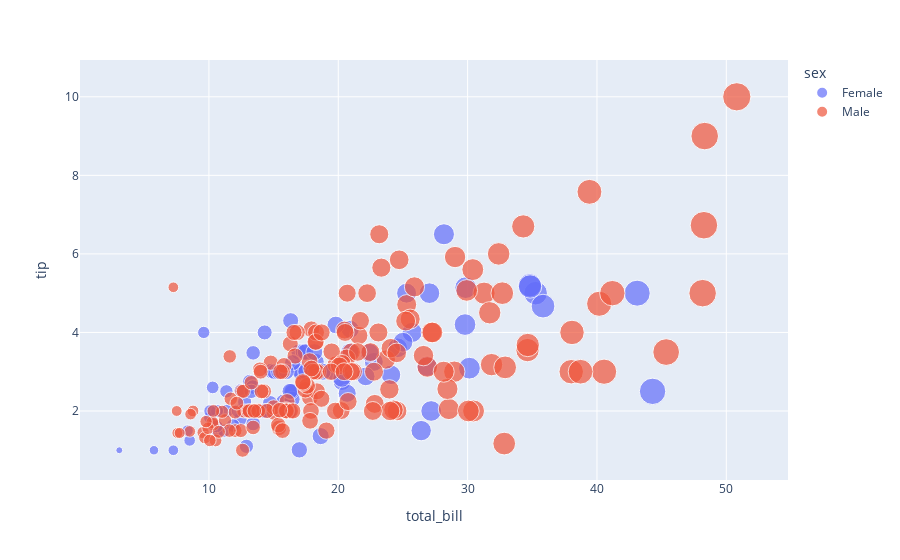

The notebook cell saved with this chart:
### Code cell
# Including another variable
px.scatter(df, x='total_bill', y='tip', size='total_bill', color='sex')

### Figure 1 — Plotly figure (JSON) as saved in the notebook; plotly's stock layout.template omitted (floating-point values rounded to 4 significant figures; data arrays with more than 128 entries replaced by an {"elided": "..."} marker saying what was removed)
{"data": [{"hovertemplate": "sex=Female<br>total_bill=%{marker.size}<br>tip=%{y}<extra></extra>", "legendgroup": "Female", "marker": {"color": "#636efa", "size": [16.99, 24.59, 35.26, 14.83, 10.33, 16.97, 20.29, 15.77, 19.65, 15.06, 20.69, 16.93, 10.29, 34.81, 26.41, 16.45, 3.07, 17.07, 26.86, 25.28, 14.73, 10.07, 34.83, 5.75, 16.32, 22.75, 11.35, 15.38, 44.3, 22.42, 20.92, 14.31, 7.25, 25.71, 17.31, 10.65, 12.43, 24.08, 13.42, 12.48, 29.8, 14.52, 11.38, 20.27, 11.17, 12.26, 18.26, 8.51, 10.33, 14.15, 13.16, 17.47, 27.05, 16.43, 8.35, 18.64, 11.87, 29.85, 25, 13.39, 16.21, 17.51, 10.59, 10.63, 9.6, 20.9, 18.15, 19.81, 43.11, 13, 12.74, 13, 16.4, 16.47, 12.76, 13.27, 28.17, 12.9, 30.14, 13.42, 15.98, 16.27, 10.09, 22.12, 35.83, 27.18, 18.78], "sizemode": "area", "sizeref": 0.127, "symbol": "circle"}, "mode": "markers", "name": "Female", "orientation": "v", "showlegend": true, "type": "scatter", "x": [16.99, 24.59, 35.26, 14.83, 10.33, 16.97, 20.29, 15.77, 19.65, 15.06, 20.69, 16.93, 10.29, 34.81, 26.41, 16.45, 3.07, 17.07, 26.86, 25.28, 14.73, 10.07, 34.83, 5.75, 16.32, 22.75, 11.35, 15.38, 44.3, 22.42, 20.92, 14.31, 7.25, 25.71, 17.31, 10.65, 12.43, 24.08, 13.42, 12.48, 29.8, 14.52, 11.38, 20.27, 11.17, 12.26, 18.26, 8.51, 10.33, 14.15, 13.16, 17.47, 27.05, 16.43, 8.35, 18.64, 11.87, 29.85, 25, 13.39, 16.21, 17.51, 10.59, 10.63, 9.6, 20.9, 18.15, 19.81, 43.11, 13, 12.74, 13, 16.4, 16.47, 12.76, 13.27, 28.17, 12.9, 30.14, 13.42, 15.98, 16.27, 10.09, 22.12, 35.83, 27.18, 18.78], "xaxis": "x", "y": [1.01, 3.61, 5, 3.02, 1.67, 3.5, 2.75, 2.23, 3, 3, 2.45, 3.07, 2.6, 5.2, 1.5, 2.47, 1, 3, 3.14, 5, 2.2, 1.83, 5.17, 1, 4.3, 3.25, 2.5, 3, 2.5, 3.48, 4.08, 4, 1, 4, 3.5, 1.5, 1.8, 2.92, 1.68, 2.52, 4.2, 2, 2, 2.83, 1.5, 2, 3.25, 1.25, 2, 2, 2.75, 3.5, 5, 2.3, 1.5, 1.36, 1.63, 5.14, 3.75, 2.61, 2, 3, 1.61, 2, 4, 3.5, 3.5, 4.19, 5, 2, 2.01, 2, 2.5, 3.23, 2.23, 2.5, 6.5, 1.1, 3.09, 3.48, 3, 2.5, 2, 2.88, 4.67, 2, 3], "yaxis": "y"}, {"hovertemplate": "sex=Male<br>total_bill=%{marker.size}<br>tip=%{y}<extra></extra>", "legendgroup": "Male", "marker": {"color": "#EF553B", "size": {"elided": "157 float values"}, "sizemode": "area", "sizeref": 0.127, "symbol": "circle"}, "mode": "markers", "name": "Male", "orientation": "v", "showlegend": true, "type": "scatter", "x": {"elided": "157 float values"}, "xaxis": "x", "y": {"elided": "157 float values"}, "yaxis": "y"}], "layout": {"legend": {"itemsizing": "constant", "title": {"text": "sex"}, "tracegroupgap": 0}, "margin": {"t": 60}, "xaxis": {"anchor": "y", "domain": [0, 1], "title": {"text": "total_bill"}}, "yaxis": {"anchor": "x", "domain": [0, 1], "title": {"text": "tip"}}}}
